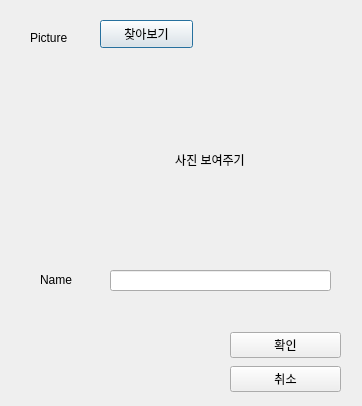
<?xml version="1.0" encoding="UTF-8"?>
<ui version="4.0">
 <class>Dialog</class>
 <widget class="QDialog" name="Dialog">
  <property name="geometry">
   <rect>
    <x>0</x>
    <y>0</y>
    <width>362</width>
    <height>406</height>
   </rect>
  </property>
  <property name="windowTitle">
   <string>Dialog</string>
  </property>
  <widget class="QLabel" name="label">
   <property name="geometry">
    <rect>
     <x>30</x>
     <y>30</y>
     <width>64</width>
     <height>15</height>
    </rect>
   </property>
   <property name="text">
    <string>Picture</string>
   </property>
  </widget>
  <widget class="QLabel" name="label_2">
   <property name="geometry">
    <rect>
     <x>40</x>
     <y>270</y>
     <width>64</width>
     <height>20</height>
    </rect>
   </property>
   <property name="text">
    <string>Name</string>
   </property>
  </widget>
  <widget class="QLineEdit" name="nameedit">
   <property name="geometry">
    <rect>
     <x>110</x>
     <y>270</y>
     <width>221</width>
     <height>21</height>
    </rect>
   </property>
  </widget>
  <widget class="QPushButton" name="findimgfile">
   <property name="geometry">
    <rect>
     <x>100</x>
     <y>20</y>
     <width>93</width>
     <height>28</height>
    </rect>
   </property>
   <property name="text">
    <string>찾아보기</string>
   </property>
  </widget>
  <widget class="QLabel" name="alreadyimage">
   <property name="geometry">
    <rect>
     <x>110</x>
     <y>60</y>
     <width>200</width>
     <height>200</height>
    </rect>
   </property>
   <property name="minimumSize">
    <size>
     <width>0</width>
     <height>191</height>
    </size>
   </property>
   <property name="maximumSize">
    <size>
     <width>211</width>
     <height>16777215</height>
    </size>
   </property>
   <property name="text">
    <string>&lt;html&gt;&lt;head/&gt;&lt;body&gt;&lt;p align=&quot;center&quot;&gt;사진 보여주기&lt;/p&gt;&lt;/body&gt;&lt;/html&gt;</string>
   </property>
  </widget>
  <widget class="QWidget" name="verticalLayoutWidget">
   <property name="geometry">
    <rect>
     <x>230</x>
     <y>330</y>
     <width>111</width>
     <height>65</height>
    </rect>
   </property>
   <layout class="QVBoxLayout" name="verticalLayout">
    <item>
     <widget class="QPushButton" name="pictureokbtn">
      <property name="text">
       <string>확인</string>
      </property>
     </widget>
    </item>
    <item>
     <widget class="QPushButton" name="picturncancelbtn">
      <property name="text">
       <string>취소</string>
      </property>
     </widget>
    </item>
   </layout>
  </widget>
 </widget>
 <resources/>
 <connections/>
</ui>
